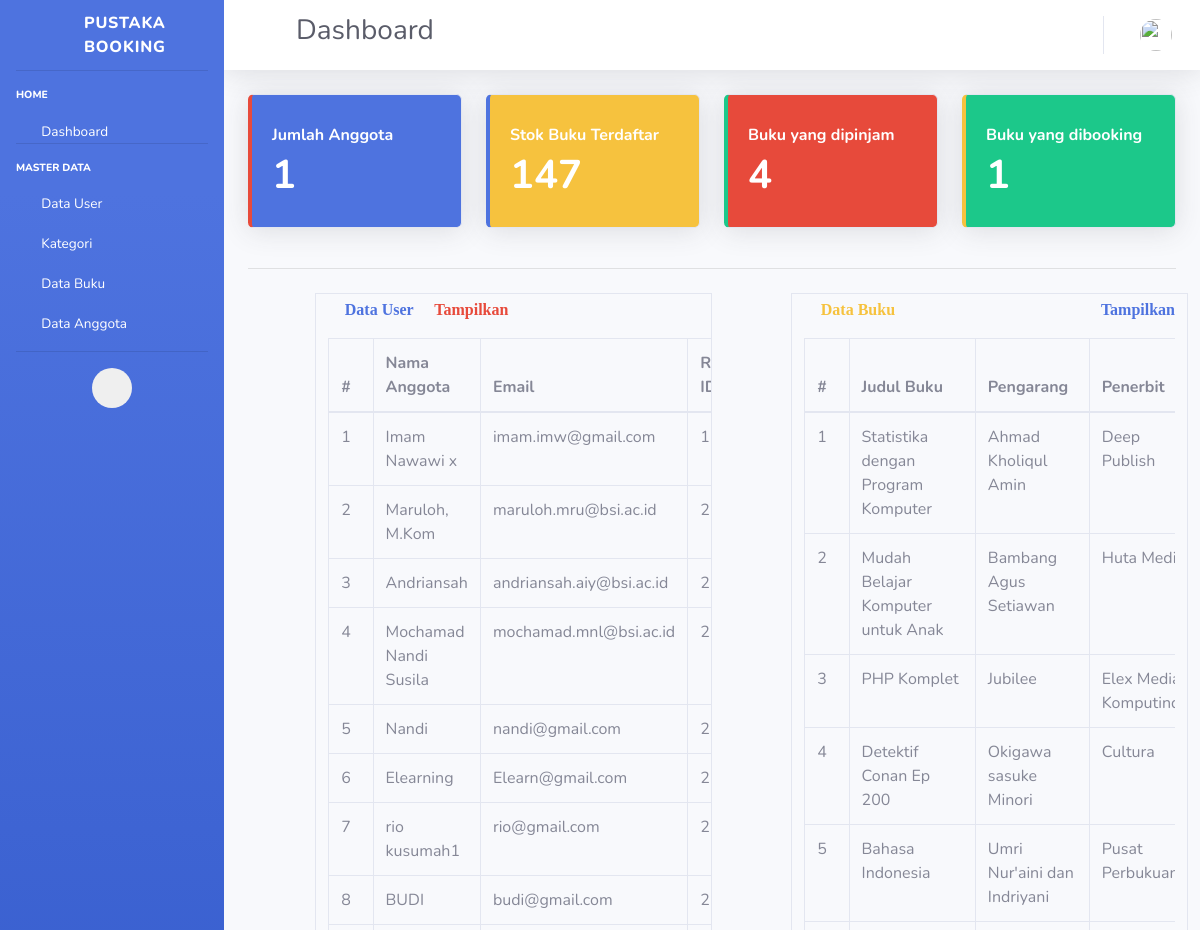
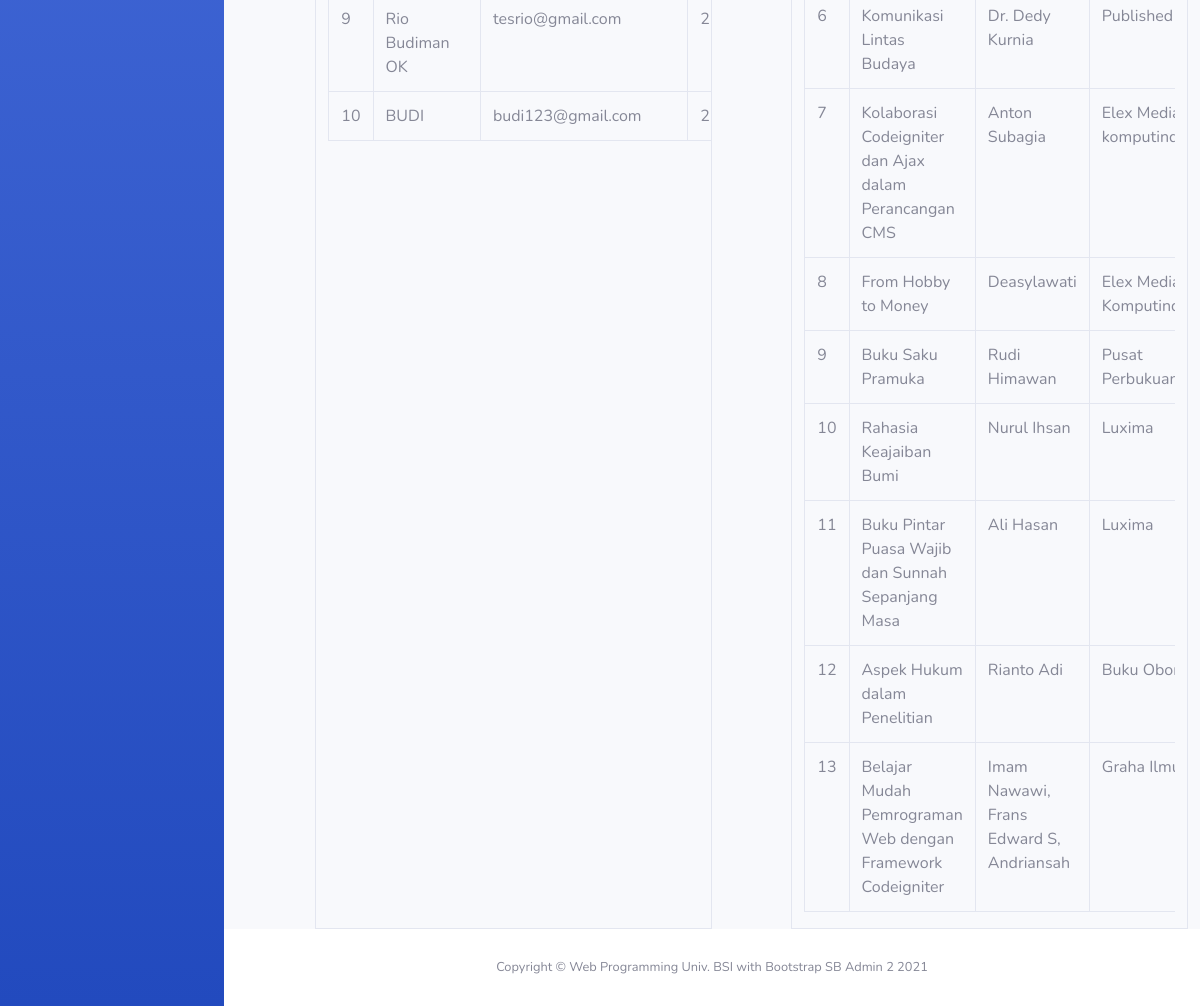
Screenshot of /index.php/admin with the database file from the repository (2 pictures, top to bottom).
### tables this page shows
CREATE TABLE `user` (
  `id` int(11) NOT NULL,
  `nama` varchar(128) NOT NULL,
  `email` varchar(128) NOT NULL,
  `image` varchar(128) NOT NULL,
  `password` varchar(256) NOT NULL,
  `role_id` int(11) NOT NULL,
  `is_active` int(1) NOT NULL,
  `tanggal_input` int(11) NOT NULL
);

CREATE TABLE `buku` (
  `id` int(11) NOT NULL,
  `judul_buku` varchar(128) NOT NULL,
  `id_kategori` int(11) NOT NULL,
  `pengarang` varchar(64) NOT NULL,
  `penerbit` varchar(64) NOT NULL,
  `tahun_terbit` year(4) NOT NULL,
  `isbn` varchar(64) NOT NULL,
  `stok` int(11) NOT NULL,
  `dipinjam` int(11) NOT NULL,
  `dibooking` int(11) NOT NULL,
  `image` varchar(256) DEFAULT 'book-default-cover.jpg'
);

### application/controllers/Admin.php (called while the page is built, shortened)
<?php
class Admin extends CI_Controller
{
    public function index()
    {
        $data['judul'] = 'Dashboard';
        $data['user'] = $this->ModelUser->cekData(['email' => $this->session->userdata('email')])->row_array();
        $data['anggota'] = $this->ModelUser->getUserLimit()->result_array();
        $data['buku'] = $this->ModelBuku->getBuku()->result_array();
        $this->load->view('templates/header', $data);
        $this->load->view('templates/sidebar', $data);
        $this->load->view('templates/topbar', $data);
        $this->load->view('admin/index', $data);
        $this->load->view('templates/footer');
    }
}

### index.php (called while the page is built, shortened)
<?php
require_once BASEPATH.'core/CodeIgniter.php';

### application/models/ModelUser.php (called while the page is built, shortened)
<?php
class ModelUser extends CI_Model
{
    public function getUserWhere($where = null)
    {
        return $this->db->get_where('user', $where);
    }
    public function getUserLimit()
    {
        $this->db->select('*');
        $this->db->from('user');
        $this->db->limit(10, 0);
        return $this->db->get();
    }
}

### application/models/ModelBuku.php (called while the page is built, shortened)
<?php
class ModelBuku extends CI_Model
{
	public function getBuku()
	{
		return $this->db->get('buku');
	}
	public function total($field, $where)
	{
		$this->db->select_sum($field);
		if(!empty($where) && count($where) > 0){
			$this->db->where($where);
		}
		$this->db->from('buku');
		return $this->db->get()->row($field);
	}
}

### application/views/admin/index.php (the view, shortened to what this page needs)
<div class="container-fluid">
  <div class="row">
    <div class="col-xl-3 col-md-6 mb-4">
      <div class="card border-left-danger shadow h-100 py-2 bg-primary">
        <div class="card-body">
          <div class="row no-gutters align-items-center">
            <div class="col mr-2">
              <div class="text-md font-weight-bold text-white textuppercase mb-1">Jumlah Anggota</div>
              <div class="h1 mb-0 font-weight-bold text-white"><?= $this->ModelUser->getUserWhere(['role_id' => 1])->num_rows(); ?></div>
            </div>
            <div class="col-auto">
              <a href="<?= base_url('user/anggota'); ?>"><i class="fas fa-users fa-3x text-warning"></i></a>
            </div>
          </div>
        </div>
      </div>
    </div>
    <div class="col-xl-3 col-md-6 mb-4">
      <div class="card border-left-primary shadow h-100 py-2 bg-warning">
        <div class="card-body">
          <div class="row no-gutters align-items-center">
            <div class="col mr-2">
              <div class="text-md font-weight-bold text-white textuppercase mb-1">Stok Buku Terdaftar</div>
              <div class="h1 mb-0 font-weight-bold text-white">
                <?php
                $where = ['stok != 0'];
                $totalstok = $this->ModelBuku->total('stok', $where);
                echo $totalstok;
                ?>
              </div>
            </div>
          </div>
        </div>
      </div>
    </div>
    <div class="col-xl-3 col-md-6 mb-4">
      <div class="card border-left-success shadow h-100 py-2 bg-danger">
        <div class="card-body">
          <div class="row no-gutters align-items-center">
            <div class="col mr-2">
              <div class="text-md font-weight-bold text-white textuppercase mb-1">Buku yang dipinjam</div>
              <div class="h1 mb-0 font-weight-bold text-white">
                <?php
                $where = ['dipinjam != 0'];
                $totaldipinjam = $this->ModelBuku->total('dipinjam', $where);
                echo $totaldipinjam;
                ?>
              </div>
            </div>
          </div>
        </div>
      </div>
    </div>
    <div class="col-xl-3 col-md-6 mb-4">
      <div class="card border-left-warning shadow h-100 py-2 bg-success">
        <div class="card-body">
          <div class="row no-gutters align-items-center">
            <div class="col mr-2">
              <div class="text-md font-weight-bold text-white textuppercase mb-1">Buku yang dibooking</div>
              <div class="h1 mb-0 font-weight-bold text-white">
                <?php
                $where = ['dibooking !=0'];
                $totaldibooking = $this->ModelBuku->total('dibooking', $where);
                echo $totaldibooking;
                ?>
              </div>
            </div>
          </div>
        </div>
      </div>
    </div>
  </div>
  <hr class="sidebar-divider">
  <div class="row">
    <div class="table-responsive table-bordered col-sm-5 ml-auto mrauto mt-2">
      <div class="page-header">
        <span class="fas fa-users text-primary mt-2 "> Data User</span>
        <a class="text-danger" href="<?php echo base_url('user/data_user'); ?>"><i class="fas fa-search mt-2 floatright"> Tampilkan</i></a>
      </div>
      <table class="table mt-3">
        <thead>
          <tr>
            <th>#</th>
            <th>Nama Anggota</th>
            <th>Email</th>
            <th>Role ID</th>
          </tr>
        </thead>
        <tbody>
          <?php
          $i = 1;
          foreach ($anggota as $a) { ?>
            <tr>
              <td><?= $i++; ?></td>
              <td><?= $a['nama']; ?></td>
              <td><?= $a['email']; ?></td>
              <td><?= $a['role_id']; ?></td>
            </tr>
          <?php } ?>
        </tbody>
      </table>
    </div>
    <div class="table-responsive table-bordered col-sm-5 ml-auto mrauto mt-2">
      <div class="page-header">
        <span class="fas fa-book text-warning mt-2"> Data Buku</span>
        <a href="<?= base_url('buku'); ?>"><i class="fas fa-search text-primary mt-2 float-right"> Tampilkan</i></a>
      </div>
      <div class="table-responsive">
        <table class="table mt-3" id="table-datatable">
          <thead>
            <tr>
              <th>#</th>
              <th>Judul Buku</th>
              <th>Pengarang</th>
              <th>Penerbit</th>
            </tr>
          </thead>
          <tbody>
            <?php
            $i = 1;
            foreach ($buku as $b) { ?>
              <tr>
                <td><?= $i++; ?></td>
                <td><?= $b['judul_buku']; ?></td>
                <td><?= $b['pengarang']; ?></td>
                <td><?= $b['penerbit']; ?></td>
              </tr>
            <?php } ?>
          </tbody>
        </table>
      </div>
    </div>
  </div>
</div>
</div>

### application/views/templates/header.php (shortened to what this page needs)
<!DOCTYPE html>
<html lang="en">
<head>
    <link href="<?= base_url('assets/'); ?>vendor/fontawesome-free/css/all.min.css" rel="stylesheet" type="text/css">
    <link href="<?= base_url('assets/'); ?>vendor/datatables/datatables.bootstrap4.css" rel="stylesheet" type="text/css">
    <link href="<?= base_url('assets/'); ?>css/sb-admin-2.min.css" rel="stylesheet">
</head>
<body id="page-top">
    <div id="wrapper">

### application/views/templates/sidebar.php (shortened to what this page needs)
<ul class="navbar-nav bg-gradient-primary sidebar sidebardark accordion text-white" id="accordionSidebar">
  <a class="sidebar-brand d-flex align-items-center justify-content-center text-white" href="index.html">
    <div class="sidebar-brand-icon rotate-n-15">
      <i class="fas fa-book"></i>
    </div>
    <div class="sidebar-brand-text mx-3">Pustaka Booking</div>
  </a>
  <hr class="sidebar-divider">
  <div class="sidebar-heading">
    Home
  </div>
  <li class="nav-item active">
  <li class="nav-item ">
    <a class="nav-link pb-0 text-white" href="<?= base_url('buku'); ?>">
      <i class="fa fa-fw fa-book"></i>
      <span>Dashboard</span></a>
  </li>
  <hr class="sidebar-divider">
  <div class="sidebar-heading">
    Master Data
  </div>
  <li class="nav-item active text-white">
  <li class="nav-item ">
    <a class="nav-link pb-0 text-white" href="<?= base_url('buku'); ?>">
      <i class="fa fa-fw fa-book"></i>
      <span>Data User</span></a>
  </li>
  <li class="nav-item ">
    <a class="nav-link pb-0 text-white" href="<?= base_url('buku'); ?>">
      <i class="fa fa-fw fa-book"></i>
      <span>Kategori </span></a>
  </li>
  <li class="nav-item ">
    <a class="nav-link pb-0 text-white" href="<?= base_url('buku'); ?>">
      <i class="fa fa-fw fa-book"></i>
      <span>Data Buku</span></a>
  </li>
  <li class="nav-item">
    <a class="nav-link pb-0 text-white" href="<?= base_url('user/anggota'); ?>">
      <i class="fa fa-fw fa-book"></i>
      <span>Data Anggota</span></a>
  </li>
  </li>
  <hr class="sidebar-divider mt-3">
  <div class="text-center d-none d-md-inline">
    <button class="rounded-circle border-0" id="sidebarToggle"></button>
  </div>
</ul>

### application/views/templates/topbar.php (shortened to what this page needs)
<div id="content-wrapper" class="d-flex flex-column">
    <div id="content">
        <nav class="navbar navbar-expand navbar-light bg-white topbar mb-4 static-top shadow">
            <button id="sidebarToggleTop" class="btn btn-link d-mdnone rounded-circle mr-3">
                <i class="fa fa-bars"></i>
            </button>
            <h1 class="h3 mb-2 text-gray-800"><?= $judul; ?></h1>
            <ul class="navbar-nav ml-auto">
                <li class="nav-item dropdown no-arrow">
                    <a class="nav-link dropdown-toggle" href="#" id="userDropdown" role="button" data-toggle="dropdown" aria-haspopup="true" aria-expanded="false">
                        <img class="img-profile rounded-circle" src="<?= base_url('assets/img/profile/') . $user['image']; ?>">
                    </a>
                </li>
            </ul>
        </nav>

### application/views/templates/footer.php (shortened to what this page needs)
<footer class="sticky-footer bg-white">
    <div class="container my-auto">
        <div class="copyright text-center my-auto">
            <span>Copyright &copy; Web Programming Univ. BSI with
                Bootstrap SB Admin 2 <?= date('Y'); ?></span>
        </div>
    </div>
</footer>
</div>
</div>
</body>
</html>

### rows the page displays
user: nama "Imam Nawawi x", email "imam.imw@gmail.com", role "1"
user: nama "Maruloh, M.Kom", email "maruloh.mru@bsi.ac.id", role "2"
user: nama "Andriansah", email "andriansah.aiy@bsi.ac.id", role "2"
user: nama "Mochamad Nandi Susila", email "mochamad.mnl@bsi.ac.id", role "2"
user: nama "Nandi", email "nandi@gmail.com", role "2"
user: nama "Elearning", email "Elearn@gmail.com", role "2"
user: nama "rio kusumah1", email "rio@gmail.com", role "2"
user: nama "BUDI", email "budi@gmail.com", role "2"
user: nama "Rio Budiman OK", email "tesrio@gmail.com", role "2"
user: nama "BUDI", email "budi123@gmail.com", role "2"
buku: judul_buku "Statistika dengan Program Komputer", pengarang "Ahmad Kholiqul Amin", penerbit "Deep Publish"
buku: judul_buku "Mudah Belajar Komputer untuk Anak", pengarang "Bambang Agus Setiawan", penerbit "Huta…"
buku: judul_buku "PHP Komplet", pengarang "Jubilee", penerbit "Elex…"
buku: judul_buku "Detektif Conan Ep 200", pengarang "Okigawa sasuke Minori", penerbit "Cultura"
buku: judul_buku "Bahasa Indonesia", pengarang "Umri Nur'aini dan Indriyani", penerbit "Pusat…"
buku: judul_buku "Komunikasi Lintas Budaya", pengarang "Dr. Dedy Kurnia", penerbit "Published"
buku: judul_buku "Kolaborasi Codeigniter dan Ajax dalam Perancangan CMS", pengarang "Anton Subagia", penerbit "Elex…"
buku: judul_buku "From Hobby to Money", pengarang "Deasylawati", penerbit "Elex…"
buku: judul_buku "Buku Saku Pramuka", pengarang "Rudi Himawan", penerbit "Pusat…"
buku: judul_buku "Rahasia Keajaiban Bumi", pengarang "Nurul Ihsan", penerbit "Luxima"
buku: judul_buku "Buku Pintar Puasa Wajib dan Sunnah Sepanjang Masa", pengarang "Ali Hasan", penerbit "Luxima"
buku: judul_buku "Aspek Hukum dalam Penelitian", pengarang "Rianto Adi", penerbit "Buku…"
buku: judul_buku "Belajar Mudah Pemrograman Web dengan Framework Codeigniter", pengarang "Imam Nawawi, Frans Edward S, Andriansah", penerbit "Graha…"

### other values shown
$judul "Dashboard"
$this->ModelUser->getUserWhere(['role_id' => 1])->num_rows() "1"
$totalstok "147"
$totaldipinjam "4"
$totaldibooking "1"
